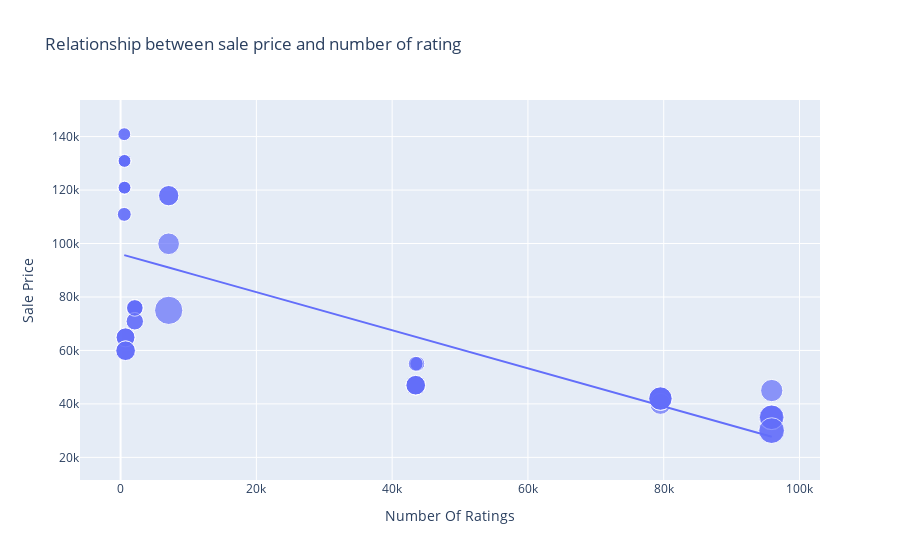

The code cell stored with this chart in its notebook:
### Markdown cell above
#realtion between sale price and rating

### Code cell
figure= px.scatter(data_frame = data, x = "Number Of Ratings", y = "Sale Price" , size = 'Discount Percentage', trendline = 'ols', title = "Relationship between sale price and number of rating")

figure.show()

### Figure 1 — Plotly figure (JSON) as saved in the notebook; plotly's stock layout.template omitted (floating-point values rounded to 4 significant figures)
{"data": [{"hovertemplate": "Number Of Ratings=%{x}<br>Sale Price=%{y}<br>Discount Percentage=%{marker.size}<extra></extra>", "legendgroup": "", "marker": {"color": "#636efa", "size": [0, 0, 0, 0, 0, 0, 0, 0, 0, 20, 16, 20, 20, 20, 0, 0, 0, 0, 29, 15, 0, 15, 17, 18, 6, 6, 13, 6, 14, 10, 7, 6, 6, 13, 13, 10, 10, 6, 14, 6, 10, 6, 11, 11, 10, 14, 7, 6, 6, 6, 8, 8, 24, 22, 22, 22, 8, 24, 14, 14, 14, 14], "sizemode": "area", "sizeref": 0.0725, "symbol": "circle"}, "mode": "markers", "name": "", "orientation": "v", "showlegend": false, "type": "scatter", "x": [3431, 3431, 3431, 11202, 11202, 3431, 3431, 11202, 1454, 79512, 79512, 79582, 79512, 79512, 1078, 1078, 1078, 1078, 7088, 7088, 1078, 7088, 7081, 95909, 542, 580, 740, 545, 740, 2101, 545, 580, 580, 730, 730, 2101, 2101, 580, 740, 580, 2092, 545, 2101, 2092, 2101, 740, 545, 580, 580, 580, 43707, 43707, 95807, 95909, 95807, 95909, 43470, 95909, 43470, 43470, 43470, 43470], "xaxis": "x", "y": [49900, 84900, 84900, 77000, 77000, 49900, 49900, 77000, 89900, 41999, 39999, 41999, 41999, 41999, 131900, 117100, 131900, 117100, 74999, 117900, 117100, 117900, 99900, 44999, 140900, 130900, 64900, 120900, 59900, 75900, 110900, 130900, 120900, 64900, 64900, 75900, 75900, 120900, 59900, 120900, 75900, 140900, 70900, 70900, 75900, 59900, 110900, 120900, 130900, 130900, 54999, 54999, 29999, 34999, 34999, 34999, 54999, 29999, 46999, 46999, 46999, 46999], "yaxis": "y"}, {"hovertemplate": "<b>OLS trendline</b><br>Sale Price = -0.712783 * Number Of Ratings + 96054.8<br>R<sup>2</sup>=0.492139<br><br>Number Of Ratings=%{x}<br>Sale Price=%{y} <b>(trend)</b><extra></extra>", "legendgroup": "", "marker": {"color": "#636efa", "symbol": "circle"}, "mode": "lines", "name": "", "showlegend": false, "type": "scatter", "x": [542, 545, 545, 545, 545, 580, 580, 580, 580, 580, 580, 580, 580, 730, 730, 740, 740, 740, 740, 1078, 1078, 1078, 1078, 1078, 1454, 2092, 2092, 2101, 2101, 2101, 2101, 2101, 3431, 3431, 3431, 3431, 3431, 7081, 7088, 7088, 7088, 11202, 11202, 11202, 43470, 43470, 43470, 43470, 43470, 43707, 43707, 79512, 79512, 79512, 79512, 79582, 95807, 95807, 95909, 95909, 95909, 95909], "xaxis": "x", "y": [95670.0, 95670.0, 95670.0, 95670.0, 95670.0, 95640.0, 95640.0, 95640.0, 95640.0, 95640.0, 95640.0, 95640.0, 95640.0, 95530.0, 95530.0, 95530.0, 95530.0, 95530.0, 95530.0, 95290.0, 95290.0, 95290.0, 95290.0, 95290.0, 95020.0, 94560.0, 94560.0, 94560.0, 94560.0, 94560.0, 94560.0, 94560.0, 93610.0, 93610.0, 93610.0, 93610.0, 93610.0, 91010.0, 91000.0, 91000.0, 91000.0, 88070.0, 88070.0, 88070.0, 65070.0, 65070.0, 65070.0, 65070.0, 65070.0, 64900.0, 64900.0, 39380.0, 39380.0, 39380.0, 39380.0, 39330.0, 27770.0, 27770.0, 27690.0, 27690.0, 27690.0, 27690.0], "yaxis": "y"}], "layout": {"autosize": true, "dragmode": "zoom", "legend": {"itemsizing": "constant", "tracegroupgap": 0}, "title": {"text": "Relationship between sale price and number of rating"}, "xaxis": {"anchor": "y", "autorange": false, "domain": [0, 1], "range": [-5977.0, 103000.0], "title": {"text": "Number Of Ratings"}, "type": "linear"}, "yaxis": {"anchor": "x", "autorange": false, "domain": [0, 1], "range": [11530.0, 153700.0], "title": {"text": "Sale Price"}, "type": "linear"}}}
